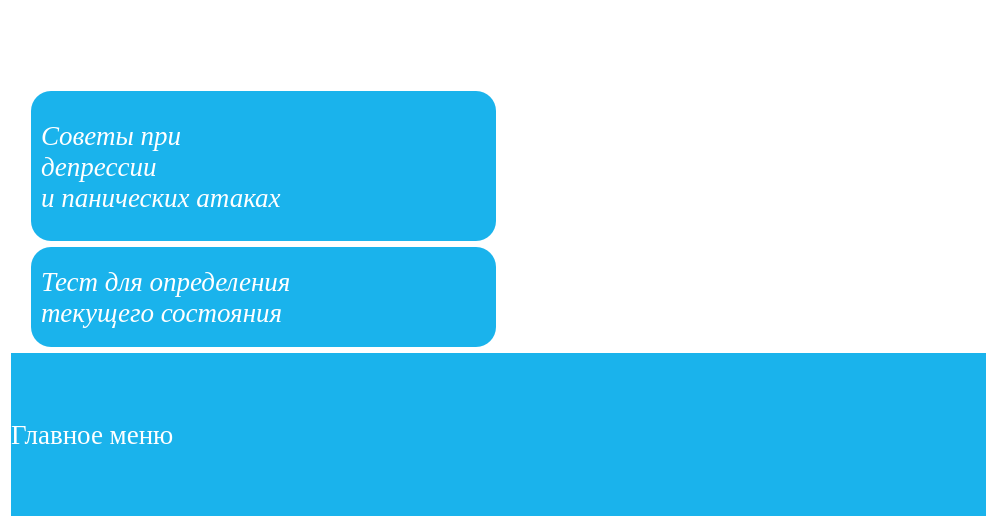
<?xml version="1.0" encoding="UTF-8"?>
<ui version="4.0">
 <class>Form</class>
 <widget class="QWidget" name="Form">
  <property name="geometry">
   <rect>
    <x>0</x>
    <y>0</y>
    <width>997</width>
    <height>527</height>
   </rect>
  </property>
  <property name="minimumSize">
   <size>
    <width>1</width>
    <height>1</height>
   </size>
  </property>
  <property name="windowTitle">
   <string>Form</string>
  </property>
  <property name="styleSheet">
   <string notr="true">background-color: white;</string>
  </property>
  <layout class="QVBoxLayout" name="verticalLayout_2">
   <item>
    <layout class="QHBoxLayout" name="horizontalLayout">
     <item>
      <layout class="QVBoxLayout" name="verticalLayout">
       <item>
        <layout class="QVBoxLayout" name="verticalLayout_3">
         <item>
          <widget class="QPushButton" name="sbtn">
           <property name="minimumSize">
            <size>
             <width>0</width>
             <height>0</height>
            </size>
           </property>
           <property name="font">
            <font>
             <family>Times New Roman</family>
             <pointsize>20</pointsize>
             <weight>50</weight>
             <italic>true</italic>
             <bold>false</bold>
            </font>
           </property>
           <property name="styleSheet">
            <string notr="true">QPushButton {
	background-color: #1ab3ec;
	color: white;
	border-radius: 20;
	font-family: 'Times New Roman';
	text-align: left;
	padding-left: 10px;
	height: 150px;
	margin-top: 80px;
	margin-left: 20px;
}

QPushButton#sbtni:pressed {
	background-color: #6cb6ea;
}</string>
           </property>
           <property name="text">
            <string>Советы при
депрессии
и панических атаках</string>
           </property>
          </widget>
         </item>
        </layout>
       </item>
       <item>
        <layout class="QVBoxLayout" name="verticalLayout_4">
         <item>
          <widget class="QPushButton" name="qbtn">
           <property name="minimumSize">
            <size>
             <width>0</width>
             <height>0</height>
            </size>
           </property>
           <property name="font">
            <font>
             <family>Times New Roman</family>
             <pointsize>20</pointsize>
             <italic>true</italic>
            </font>
           </property>
           <property name="styleSheet">
            <string notr="true">QPushButton {
	background-color: #1ab3ec;
	color: white;
	border-radius: 20;
	font-family: 'Times New Roman';
	text-align: left;
	padding-left: 10px;
	margin-bottom: 6em;
	margin-left: 20px;
	height: 100px;
}

QPushButton#qbtn:pressed {
	background-color: #6cb6ea;
}
</string>
           </property>
           <property name="text">
            <string>Тест для определения
текущего состояния</string>
           </property>
          </widget>
         </item>
        </layout>
       </item>
      </layout>
     </item>
     <item>
      <widget class="QLabel" name="label">
       <property name="minimumSize">
        <size>
         <width>0</width>
         <height>0</height>
        </size>
       </property>
       <property name="cursor">
        <cursorShape>ArrowCursor</cursorShape>
       </property>
       <property name="styleSheet">
        <string notr="true">padding-left: -10px;</string>
       </property>
       <property name="text">
        <string/>
       </property>
       <property name="pixmap">
        <pixmap>834809984818610246.png</pixmap>
       </property>
       <property name="margin">
        <number>170</number>
       </property>
      </widget>
     </item>
    </layout>
   </item>
   <item>
    <layout class="QVBoxLayout" name="verticalLayout_5">
     <item>
      <widget class="QLabel" name="bottom_text">
       <property name="minimumSize">
        <size>
         <width>750</width>
         <height>0</height>
        </size>
       </property>
       <property name="font">
        <font>
         <family>Times New Roman</family>
         <pointsize>20</pointsize>
        </font>
       </property>
       <property name="styleSheet">
        <string notr="true">background-color: #1ab3ec;
color: white;
font-family: 'Times New Roman';
padding-left: 20em;
width: 100%;
position: fixed;
left: 0;
right: 0;
right: 0;
left: 0;</string>
       </property>
       <property name="text">
        <string>Главное меню</string>
       </property>
      </widget>
     </item>
    </layout>
   </item>
  </layout>
 </widget>
 <resources/>
 <connections/>
</ui>
